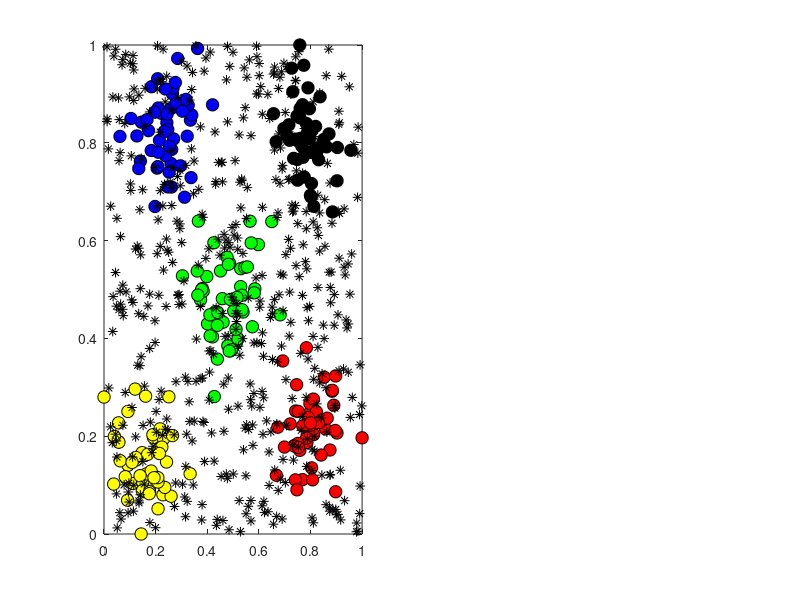

Here is the MATLAB script that generated this plot: (Note: this script raises an error after producing the figure.)
n=20; %size of grid

Sigma=[1.2 1.2];
Num=50;
NumberOfTestData=500;
numberOfTrain=5*Num;
maxEpoch=100;
neighborhoodRadius=10;
eta0=0.1;
nVar=2;

f1     = mvnrnd([1 10], Sigma, Num);
f2     = mvnrnd([10 1], Sigma, Num);
f3     = mvnrnd([5 5], Sigma, Num);
f4     = mvnrnd([10 10], Sigma, Num);
f5     = mvnrnd([0 0], Sigma, Num);

data=[f1 1*ones(Num,1)
    f2 2*ones(Num,1)
    f3 3*ones(Num,1)
    f4 4*ones(Num,1)
    f5 5*ones(Num,1)];

for p=1:2
    min1=min(data(:,p));
    max1=max(data(:,p));
    data(:,p)=(data(:,p)-min1)/(max1-min1);
end

dataTX=unifrnd(0,1,[1 NumberOfTestData]);
dataTY=unifrnd(0,1,[1 NumberOfTestData]);

dataTestN=[dataTX' dataTY' zeros(NumberOfTestData,1)];

subplot(1,2,1),plot(data(1:Num,1),data(1:Num,2),'o',...
    'MarkerSize',9,...
    'MarkerEdgeColor','k',...
    'MarkerFaceColor','b')
hold on;
subplot(1,2,1),plot(data(Num+1:2*Num,1),data(Num+1:2*Num,2),'o',...
    'MarkerSize',9,...
    'MarkerEdgeColor','k',...
    'MarkerFaceColor','r')

hold on;
subplot(1,2,1),plot(data(2*Num+1:3*Num,1),data(2*Num+1:3*Num,2),'o',...
    'MarkerSize',9,...
    'MarkerEdgeColor','k',...
    'MarkerFaceColor','g')
hold on;
subplot(1,2,1),plot(data(3*Num+1:4*Num,1),data(3*Num+1:4*Num,2),'o',...
    'MarkerSize',9,...
    'MarkerEdgeColor','k',...
    'MarkerFaceColor','black')
hold on;
subplot(1,2,1),plot(data(4*Num+1:5*Num,1),data(4*Num+1:5*Num,2),'o',...
    'MarkerSize',9,...
    'MarkerEdgeColor','k',...
    'MarkerFaceColor','y')
hold on;
subplot(1,2,1),plot(dataTX,dataTY,'*',...
    'MarkerSize',7,...
    'MarkerEdgeColor','black',...
    'MarkerFaceColor','black');

node.w=[];
node.pos=[];
node.disInput=[];
node.Target=[];
som=repmat(node,[1 n*n]);

for i=1:n
    for j=1:n
        som((i-1)*(n)+j).w=unifrnd(0.0001,1,[1 nVar]);
        som((i-1)*(n)+j).pos=[i j];
        som((i-1)*(n)+j).disInput=0;
        som((i-1)*(n)+j).Target=-1;
    end
end

disW=zeros(1,n*n);
for iter=1:maxEpoch
    iter
    randperm1=randperm(5*Num);
    data=data(randperm1,:);
    eta=eta0*exp(-1*iter/maxEpoch);
    %neighborhoodRadius=10;
    for index=1:numberOfTrain
        input=data(index,1:nVar);
        for t=1:n*n
            som(t).disInput=norm(som(t).w-input);
        end
        [valueMin,indexMin]=min([som.disInput]);
        i=round(indexMin/n);
        if(i==0)
            i=1;
        end
        j=mod(indexMin,n);
        indexNN=indexSelect(i,j,n,neighborhoodRadius);
        for m=1:size(indexNN,2)
            i1=indexNN(1,m);
            j1=indexNN(2,m);
            n1=(i1-1)*(n)+j1;
            som(n1).w=som(n1).w+0.01*eta*(input-som(n1).w);
        end
    end
    
    if(mod(iter,n)==0)
        neighborhoodRadius=neighborhoodRadius-1;
        if neighborhoodRadius==0
            neighborhoodRadius=1;
        end
    end
    %****************************
    A = zeros(n,n);
    subplot(1,2,2),pcolor(A)
    colormap(gray(2))
    for index=1:numberOfTrain
        input=data(index,1:nVar);
        target=data(index,1+nVar);
        for t=1:n*n
            som(t).disInput=norm(som(t).w-input);
        end
        [valueMin,indexMin]=min([som.disInput]);
        i=round(indexMin/n);
        if(i==0)
            i=1;
        end
        j=mod(indexMin,n);
        if(j==0)
            j=n;
        end
        som((i-1)*(n)+j).Target=target;
        setColorFun(i,j,target);
    end
     pause(0.05);
end





for index=1:NumberOfTestData
        input=dataTestN(index,1:nVar);
        for t=1:n*n
            som(t).disInput=norm(som(t).w-input);
        end
        [valueMin,indexMin]=min([som.disInput]);
        i=round(indexMin/n);
        if(i==0)
            i=1;
        end
        j=mod(indexMin,n);
        if(j==0)
            j=n;
        end
        dataTestN(index,nVar+1)=som((i-1)*(n)+j).Target;
end

index1=[];
index2=[];
index3=[];
index4=[];
index5=[];

for t=1:NumberOfTestData
    if(dataTestN(t,3)==1)
        index1=[index1 t];
    end
    if(dataTestN(t,3)==2)
        index2=[index2 t];
    end
    if(dataTestN(t,3)==3)
        index3=[index3 t];
    end
    if(dataTestN(t,3)==4)
        index4=[index4 t];
    end
    if(dataTestN(t,3)==5)
        index5=[index5 t];
    end
end

hold on;
subplot(1,2,1),plot(dataTestN(index1,1),dataTestN(index1,2),'*',...
    'MarkerSize',7,...
    'MarkerEdgeColor','b',...
    'MarkerFaceColor','b');
hold on;
subplot(1,2,1),plot(dataTestN(index2,1),dataTestN(index2,2),'*',...
    'MarkerSize',7,...
    'MarkerEdgeColor','r',...
    'MarkerFaceColor','r');
hold on;
subplot(1,2,1),plot(dataTestN(index3,1),dataTestN(index3,2),'*',...
    'MarkerSize',7,...
    'MarkerEdgeColor','g',...
    'MarkerFaceColor','g');
hold on;
subplot(1,2,1),plot(dataTestN(index4,1),dataTestN(index4,2),'*',...
    'MarkerSize',7,...
    'MarkerEdgeColor','black',...
    'MarkerFaceColor','black');
hold on;
subplot(1,2,1),plot(dataTestN(index5,1),dataTestN(index5,2),'*',...
    'MarkerSize',7,...
    'MarkerEdgeColor','y',...
    'MarkerFaceColor','y');





